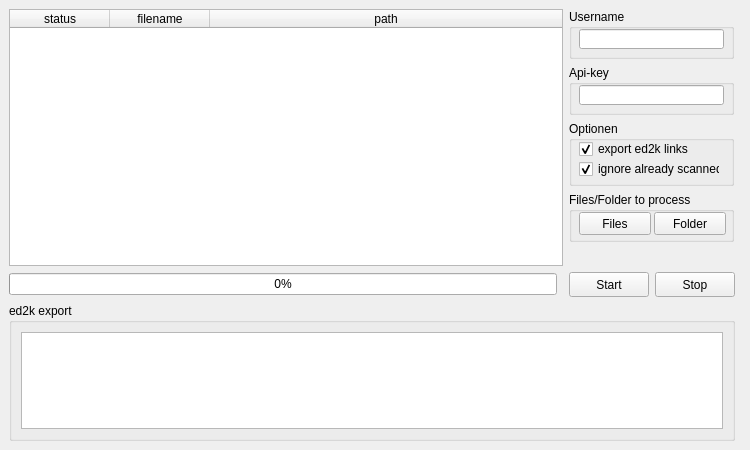
<?xml version="1.0" encoding="UTF-8"?>
<ui version="4.0">
 <class>MainWindow</class>
 <widget class="QMainWindow" name="MainWindow">
  <property name="geometry">
   <rect>
    <x>0</x>
    <y>0</y>
    <width>750</width>
    <height>450</height>
   </rect>
  </property>
  <property name="sizePolicy">
   <sizepolicy hsizetype="Expanding" vsizetype="Expanding">
    <horstretch>0</horstretch>
    <verstretch>0</verstretch>
   </sizepolicy>
  </property>
  <property name="minimumSize">
   <size>
    <width>0</width>
    <height>0</height>
   </size>
  </property>
  <property name="windowTitle">
   <string>Avdump2</string>
  </property>
  <widget class="QWidget" name="main">
   <property name="sizePolicy">
    <sizepolicy hsizetype="Expanding" vsizetype="Expanding">
     <horstretch>0</horstretch>
     <verstretch>0</verstretch>
    </sizepolicy>
   </property>
   <layout class="QGridLayout" name="gridLayout">
    <item row="0" column="0" rowspan="8" colspan="2">
     <widget class="QTableWidget" name="datatable">
      <property name="editTriggers">
       <set>QAbstractItemView::NoEditTriggers</set>
      </property>
      <attribute name="horizontalHeaderMinimumSectionSize">
       <number>50</number>
      </attribute>
      <attribute name="horizontalHeaderStretchLastSection">
       <bool>true</bool>
      </attribute>
      <column>
       <property name="text">
        <string>status</string>
       </property>
      </column>
      <column>
       <property name="text">
        <string>filename</string>
       </property>
      </column>
      <column>
       <property name="text">
        <string>path</string>
       </property>
      </column>
     </widget>
    </item>
    <item row="5" column="2">
     <spacer name="verticalSpacer">
      <property name="orientation">
       <enum>Qt::Vertical</enum>
      </property>
      <property name="sizeType">
       <enum>QSizePolicy::Expanding</enum>
      </property>
      <property name="sizeHint" stdset="0">
       <size>
        <width>20</width>
        <height>40</height>
       </size>
      </property>
     </spacer>
    </item>
    <item row="8" column="0">
     <widget class="QProgressBar" name="progressBar">
      <property name="value">
       <number>0</number>
      </property>
     </widget>
    </item>
    <item row="9" column="0" colspan="3">
     <widget class="QGroupBox" name="groupBox">
      <property name="sizePolicy">
       <sizepolicy hsizetype="Expanding" vsizetype="Expanding">
        <horstretch>0</horstretch>
        <verstretch>0</verstretch>
       </sizepolicy>
      </property>
      <property name="minimumSize">
       <size>
        <width>0</width>
        <height>0</height>
       </size>
      </property>
      <property name="title">
       <string>ed2k export</string>
      </property>
      <layout class="QGridLayout" name="gridLayout_3">
       <item row="0" column="0">
        <widget class="QTextEdit" name="ed2k_export">
         <property name="enabled">
          <bool>true</bool>
         </property>
         <property name="readOnly">
          <bool>true</bool>
         </property>
        </widget>
       </item>
      </layout>
     </widget>
    </item>
    <item row="8" column="2">
     <layout class="QGridLayout" name="gridLayout_2">
      <item row="0" column="0">
       <widget class="QPushButton" name="start_button">
        <property name="sizePolicy">
         <sizepolicy hsizetype="Fixed" vsizetype="Fixed">
          <horstretch>0</horstretch>
          <verstretch>0</verstretch>
         </sizepolicy>
        </property>
        <property name="minimumSize">
         <size>
          <width>60</width>
          <height>25</height>
         </size>
        </property>
        <property name="text">
         <string>Start</string>
        </property>
       </widget>
      </item>
      <item row="0" column="1">
       <widget class="QPushButton" name="stop_button">
        <property name="sizePolicy">
         <sizepolicy hsizetype="Fixed" vsizetype="Fixed">
          <horstretch>0</horstretch>
          <verstretch>0</verstretch>
         </sizepolicy>
        </property>
        <property name="minimumSize">
         <size>
          <width>60</width>
          <height>25</height>
         </size>
        </property>
        <property name="text">
         <string>Stop</string>
        </property>
       </widget>
      </item>
     </layout>
    </item>
    <item row="0" column="2" colspan="2">
     <widget class="QGroupBox" name="username_box">
      <property name="enabled">
       <bool>true</bool>
      </property>
      <property name="sizePolicy">
       <sizepolicy hsizetype="Fixed" vsizetype="Fixed">
        <horstretch>0</horstretch>
        <verstretch>0</verstretch>
       </sizepolicy>
      </property>
      <property name="minimumSize">
       <size>
        <width>165</width>
        <height>50</height>
       </size>
      </property>
      <property name="layoutDirection">
       <enum>Qt::LeftToRight</enum>
      </property>
      <property name="title">
       <string>Username</string>
      </property>
      <widget class="QLineEdit" name="username">
       <property name="geometry">
        <rect>
         <x>10</x>
         <y>20</y>
         <width>145</width>
         <height>20</height>
        </rect>
       </property>
       <property name="sizePolicy">
        <sizepolicy hsizetype="Fixed" vsizetype="Fixed">
         <horstretch>0</horstretch>
         <verstretch>0</verstretch>
        </sizepolicy>
       </property>
      </widget>
     </widget>
    </item>
    <item row="1" column="2" colspan="2">
     <widget class="QGroupBox" name="api_box">
      <property name="sizePolicy">
       <sizepolicy hsizetype="Fixed" vsizetype="Fixed">
        <horstretch>0</horstretch>
        <verstretch>0</verstretch>
       </sizepolicy>
      </property>
      <property name="minimumSize">
       <size>
        <width>165</width>
        <height>50</height>
       </size>
      </property>
      <property name="title">
       <string>Api-key</string>
      </property>
      <widget class="QLineEdit" name="apikey">
       <property name="geometry">
        <rect>
         <x>10</x>
         <y>20</y>
         <width>145</width>
         <height>20</height>
        </rect>
       </property>
       <property name="sizePolicy">
        <sizepolicy hsizetype="Fixed" vsizetype="Fixed">
         <horstretch>0</horstretch>
         <verstretch>0</verstretch>
        </sizepolicy>
       </property>
      </widget>
     </widget>
    </item>
    <item row="2" column="2">
     <widget class="QGroupBox" name="options_box">
      <property name="sizePolicy">
       <sizepolicy hsizetype="Fixed" vsizetype="Fixed">
        <horstretch>0</horstretch>
        <verstretch>0</verstretch>
       </sizepolicy>
      </property>
      <property name="minimumSize">
       <size>
        <width>165</width>
        <height>65</height>
       </size>
      </property>
      <property name="title">
       <string>Optionen</string>
      </property>
      <widget class="QCheckBox" name="exp">
       <property name="geometry">
        <rect>
         <x>10</x>
         <y>20</y>
         <width>141</width>
         <height>16</height>
        </rect>
       </property>
       <property name="sizePolicy">
        <sizepolicy hsizetype="Minimum" vsizetype="Minimum">
         <horstretch>0</horstretch>
         <verstretch>0</verstretch>
        </sizepolicy>
       </property>
       <property name="text">
        <string>export ed2k links</string>
       </property>
       <property name="checked">
        <bool>true</bool>
       </property>
      </widget>
      <widget class="QCheckBox" name="done">
       <property name="geometry">
        <rect>
         <x>10</x>
         <y>40</y>
         <width>141</width>
         <height>16</height>
        </rect>
       </property>
       <property name="sizePolicy">
        <sizepolicy hsizetype="Minimum" vsizetype="Minimum">
         <horstretch>0</horstretch>
         <verstretch>0</verstretch>
        </sizepolicy>
       </property>
       <property name="text">
        <string>ignore already scanned</string>
       </property>
       <property name="checked">
        <bool>true</bool>
       </property>
      </widget>
     </widget>
    </item>
    <item row="3" column="2">
     <widget class="QGroupBox" name="scapth_box">
      <property name="sizePolicy">
       <sizepolicy hsizetype="Fixed" vsizetype="Fixed">
        <horstretch>0</horstretch>
        <verstretch>0</verstretch>
       </sizepolicy>
      </property>
      <property name="minimumSize">
       <size>
        <width>165</width>
        <height>50</height>
       </size>
      </property>
      <property name="title">
       <string>Files/Folder to process</string>
      </property>
      <widget class="QPushButton" name="files_button">
       <property name="geometry">
        <rect>
         <x>10</x>
         <y>20</y>
         <width>72</width>
         <height>23</height>
        </rect>
       </property>
       <property name="sizePolicy">
        <sizepolicy hsizetype="Fixed" vsizetype="Fixed">
         <horstretch>0</horstretch>
         <verstretch>0</verstretch>
        </sizepolicy>
       </property>
       <property name="text">
        <string>Files</string>
       </property>
      </widget>
      <widget class="QPushButton" name="folder_button">
       <property name="geometry">
        <rect>
         <x>85</x>
         <y>20</y>
         <width>72</width>
         <height>23</height>
        </rect>
       </property>
       <property name="sizePolicy">
        <sizepolicy hsizetype="Fixed" vsizetype="Fixed">
         <horstretch>0</horstretch>
         <verstretch>0</verstretch>
        </sizepolicy>
       </property>
       <property name="text">
        <string>Folder</string>
       </property>
      </widget>
     </widget>
    </item>
   </layout>
  </widget>
 </widget>
 <tabstops>
  <tabstop>datatable</tabstop>
  <tabstop>username</tabstop>
  <tabstop>apikey</tabstop>
  <tabstop>exp</tabstop>
  <tabstop>done</tabstop>
  <tabstop>files_button</tabstop>
  <tabstop>folder_button</tabstop>
  <tabstop>start_button</tabstop>
  <tabstop>stop_button</tabstop>
  <tabstop>ed2k_export</tabstop>
 </tabstops>
 <resources/>
 <connections/>
</ui>
